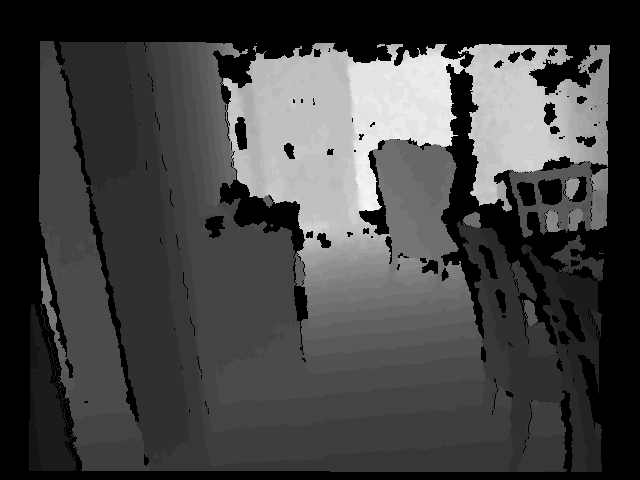
//> input picture octomap_tutor-master/data/dep_index/144.pgm, 640 x 480 px
$ ./imageBasics ../../octomap_tutor-master/data/dep_index/144.pgm   (built with g++ and OpenCV 4)
//> lines starting //> are read from the running program, lines starting //| are printed output that depends on the picture; after the words box and inside, x2 and y2 are one past the last pixel; in counts of white or black regions, pixels touching at a corner belong together
#include <iostream>
#include <chrono>

using namespace std;

#include <opencv2/core/core.hpp>
#include <opencv2/highgui/highgui.hpp>

int main(int argc, char **argv) {
  // 读取argv[1]指定的图像
  cv::Mat image;
  image = cv::imread(argv[1]); //cv::imread函数读取指定路径下的图像
//> image is the input picture: 480 rows x 640 cols, CV_8UC3; min 0, max 37, mean 9.7
  cout<<"image size: "<<image.size<<endl;
//| image size: 480 x 640

  // 判断图像文件是否正确读取
  if (image.data == nullptr) { //数据不存在,可能是文件不存在
    cerr << "文件" << argv[1] << "不存在." << endl;
    return 0;
  }

  // 文件顺利读取, 首先输出一些基本信息
  cout << "图像宽为" << image.cols << ",高为" << image.rows << ",通道数为" << image.channels() << endl;
//| 图像宽为640,高为480,通道数为3
  cv::imshow("image", image);      // 用cv::imshow显示图像
  cv::waitKey(0);                  // 暂停程序,等待一个按键输入

  // 判断image的类型
  if (image.type() != CV_8UC1 && image.type() != CV_8UC3) {
    // 图像类型不符合要求
    cout << "请输入一张彩色图或灰度图." << endl;
    return 0;
  }

  // 遍历图像, 请注意以下遍历方式亦可使用于随机像素访问
  // 使用 std::chrono 来给算法计时
  chrono::steady_clock::time_point t1 = chrono::steady_clock::now();
  for (size_t y = 0; y < image.rows; y++) {
    // 用cv::Mat::ptr获得图像的行指针
    unsigned char *row_ptr = image.ptr<unsigned char>(y);  // row_ptr是第y行的头指针
    // [6 lines of commented-out code are left out]
    for (size_t x = 0; x < image.cols; x++) {
      // 访问位于 x,y 处的像素
      unsigned char *data_ptr = &row_ptr[x * image.channels()]; // data_ptr 指向待访问的像素数据
      // 输出该像素的每个通道,如果是灰度图就只有一个通道
      for (int c = 0; c != image.channels(); c++) {
        unsigned char data = data_ptr[c]; // data为I(x,y)第c个通道的值
      }
    }
  }
  chrono::steady_clock::time_point t2 = chrono::steady_clock::now();
  chrono::duration<double> time_used = chrono::duration_cast < chrono::duration < double >> (t2 - t1);
  cout << "遍历图像用时：" << time_used.count() << " 秒。" << endl;

  // 关于 cv::Mat 的拷贝
  // 直接赋值并不会拷贝数据
  cv::Mat image_another = image;
  // 修改 image_another 会导致 image 发生变化
  image_another(cv::Rect(0, 0, 100, 100)).setTo(0); // 将左上角100*100的块置零
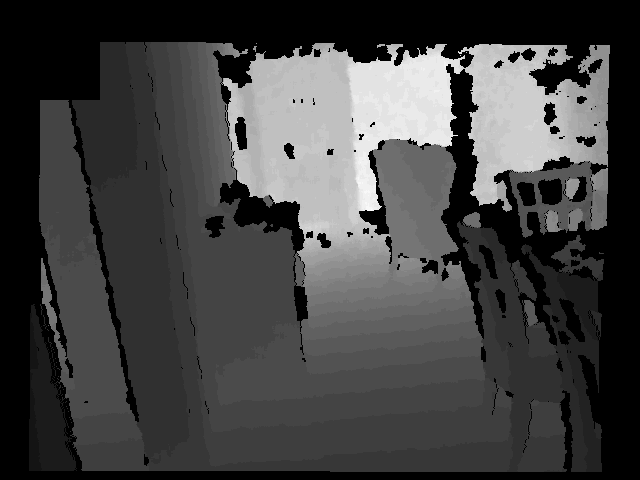
//> image_another: 480 rows x 640 cols, CV_8UC3; 1.05% of pixels changed, all inside (x1, y1, x2, y2) = (40, 41, 100, 100); drawn with min black and max white
  cv::imshow("image", image);
  cv::waitKey(0);

  // 使用clone函数来拷贝数据
  cv::Mat image_clone = image.clone();
  image_clone(cv::Rect(0, 0, 100, 100)).setTo(255);
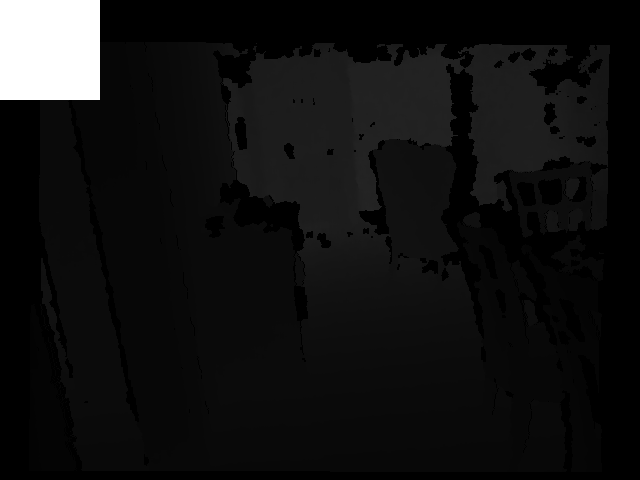
//> image_clone: 480 rows x 640 cols, CV_8UC3; 3.26% of pixels changed, all inside (x1, y1, x2, y2) = (0, 0, 100, 100)
  cv::imshow("image_", image);
  cv::imshow("image_clone", image_clone);
  cv::waitKey(0);

  // 对于图像还有很多基本的操作,如剪切,旋转,缩放等,限于篇幅就不一一介绍了,请参看OpenCV官方文档查询每个函数的调用方法.
  cv::destroyAllWindows();
  return 0;
}

$ run again, on octomap_tutor-master/data/dep_index/313.pgm
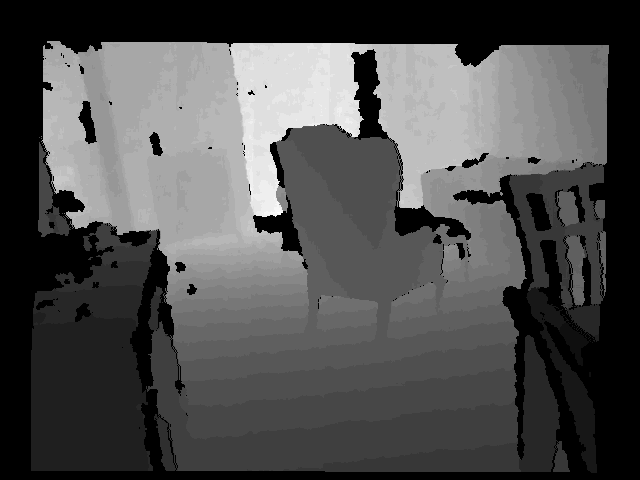
//> input picture octomap_tutor-master/data/dep_index/313.pgm, 640 x 480 px
//> image is the input picture: 480 rows x 640 cols, CV_8UC3; min 0, max 32, mean 9.9
//| image size: 480 x 640
//| 图像宽为640,高为480,通道数为3
//> `image_another(cv::Rect(0, 0, 100, 100)).setTo(0);`:
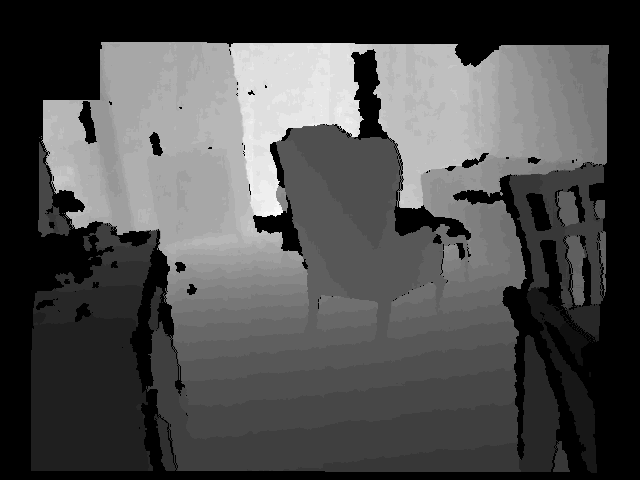
//> image_another: 480 rows x 640 cols, CV_8UC3; 0.94% of pixels changed, all inside (x1, y1, x2, y2) = (43, 41, 100, 100); drawn with min black and max white
//> `image_clone(cv::Rect(0, 0, 100, 100)).setTo(255);`:
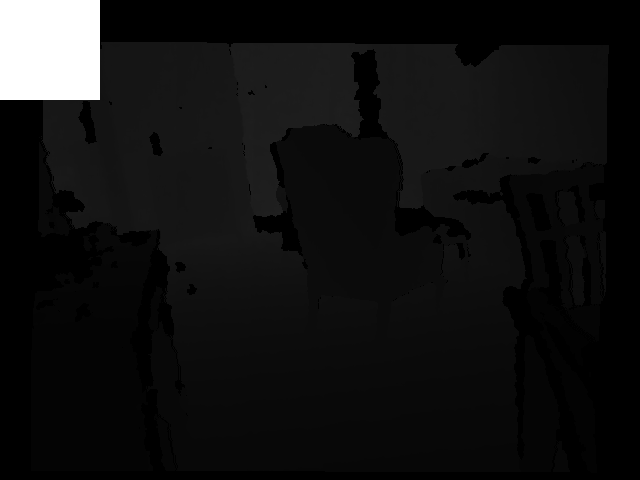
//> image_clone: 480 rows x 640 cols, CV_8UC3; 3.26% of pixels changed, all inside (x1, y1, x2, y2) = (0, 0, 100, 100)

$ run again, on octomap_tutor-master/data/dep_index/346.pgm
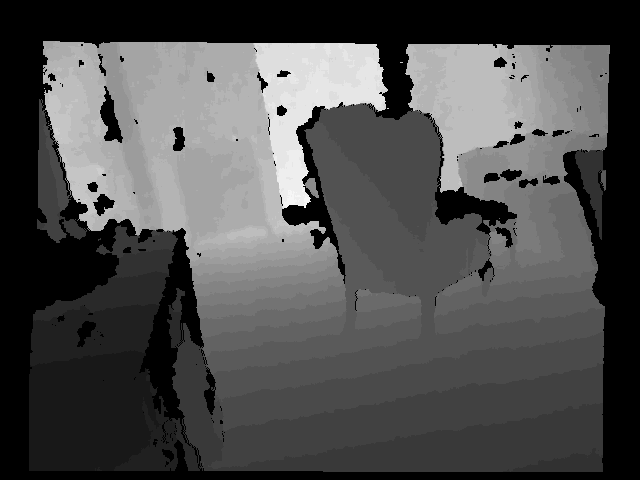
//> input picture octomap_tutor-master/data/dep_index/346.pgm, 640 x 480 px
//> image is the input picture: 480 rows x 640 cols, CV_8UC3; min 0, max 31, mean 9.5
//| image size: 480 x 640
//| 图像宽为640,高为480,通道数为3
//> `image_another(cv::Rect(0, 0, 100, 100)).setTo(0);`:
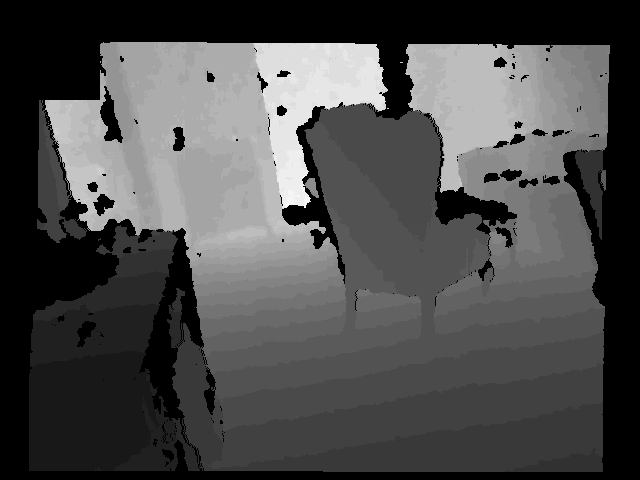
//> image_another: 480 rows x 640 cols, CV_8UC3; 1% of pixels changed, all inside (x1, y1, x2, y2) = (39, 41, 100, 100); drawn with min black and max white
//> `image_clone(cv::Rect(0, 0, 100, 100)).setTo(255);`:
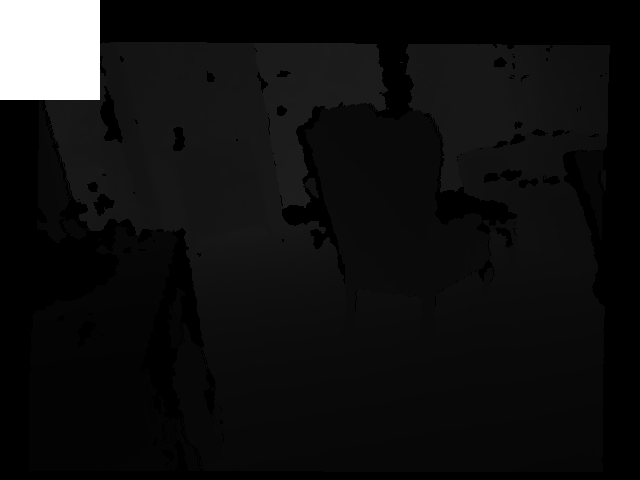
//> image_clone: 480 rows x 640 cols, CV_8UC3; 3.26% of pixels changed, all inside (x1, y1, x2, y2) = (0, 0, 100, 100)

$ run again, on octomap_tutor-master/data/dep_index/54.pgm
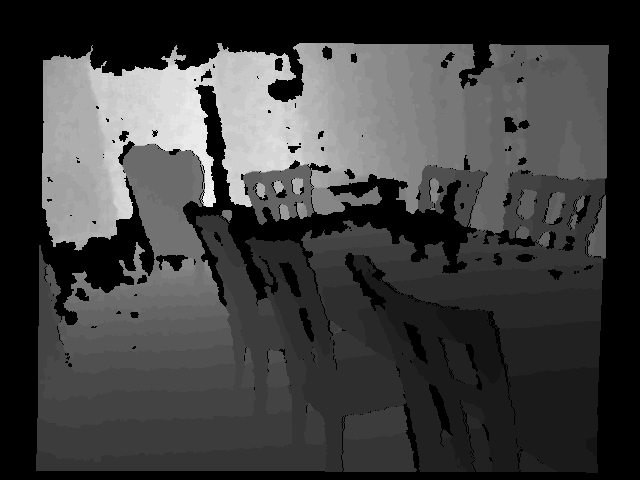
//> input picture octomap_tutor-master/data/dep_index/54.pgm, 640 x 480 px
//> image is the input picture: 480 rows x 640 cols, CV_8UC3; min 0, max 38, mean 9.4
//| image size: 480 x 640
//| 图像宽为640,高为480,通道数为3
//> `image_another(cv::Rect(0, 0, 100, 100)).setTo(0);`:
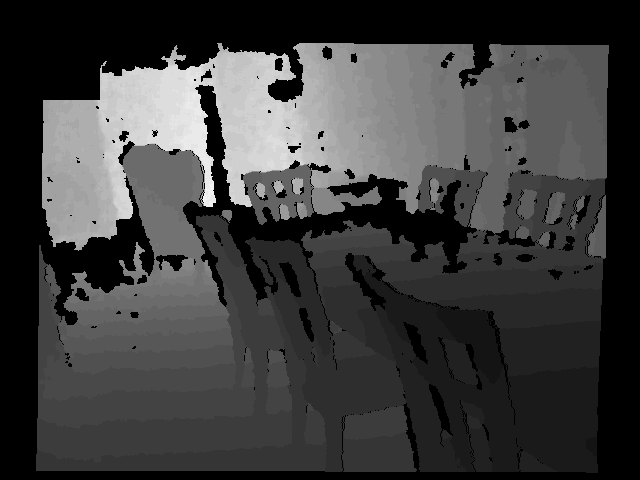
//> image_another: 480 rows x 640 cols, CV_8UC3; 0.77% of pixels changed, all inside (x1, y1, x2, y2) = (43, 45, 100, 100); drawn with min black and max white
//> `image_clone(cv::Rect(0, 0, 100, 100)).setTo(255);`:
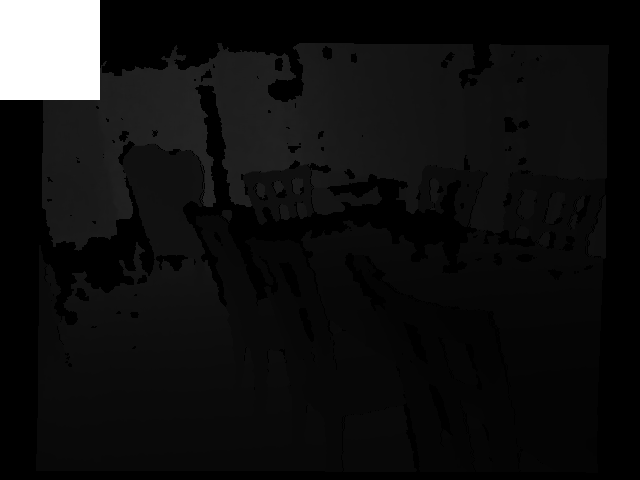
//> image_clone: 480 rows x 640 cols, CV_8UC3; 3.26% of pixels changed, all inside (x1, y1, x2, y2) = (0, 0, 100, 100)
